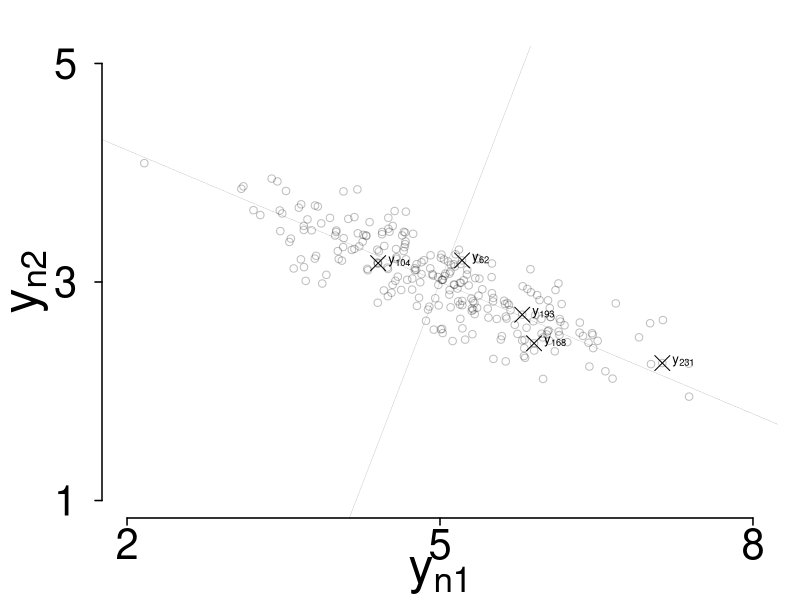

The R source for this figure: (Note: this script raises an error after producing the figure.)
#
# title     : plotPCA.R
# purpose   : R script to create an illustration of principal component 
#           : analysis important concepts.
# author    : WD41, LRS/EPFL/PSI
# date      : May 2017
#
# Global variables ------------------------------------------------------------
set.seed(2450)
otpfullnames <- c("./figures/plotPCA_1.pdf",
                  "./figures/plotPCA_2.pdf")

# Graphic Parameters
fig_size <- c(8.5, 6.5)             # width, height
margin <- c(4, 5, 2.2, 1) + 0.1     # canvas margin (bot, left, top, right)
cex_axis <- 2.5     # Axis marker size
cex_lab  <- 3.0     # Axis label size
cex_main <- 3.0     # Main title size
tck_len  <- -0.35   # Tick length
cex_lab_shift <- 1.25   # Shift of the axis label from the axis

# Define the illustrative case ------------------------------------------------
mu <- matrix(c(5, 3))                   # Mean vector
rr <- matrix(c(0.81, -1 * sqrt(0.81) * sqrt(0.25) * 0.85, 
               -1 * sqrt(0.81) * sqrt(0.16) * 0.85, 0.16), 
             nrow = 2)                              # Arbitrary covariance

ll <- t(chol(rr))

n <- 250
zz <- matrix(ncol = 2, nrow = n)

for (i in 1:n)
{
    zz[i, ] <- mu + ll %*% c(as.matrix(rnorm(2), nrow = 2))
}

# Carry out the principal component analysis ----------------------------------
zz_svd <- svd(scale(zz,scale = F), nv = 2) # SVD on unscaled data

zz_svd_scaled <- svd(scale(zz), nv = 2)    # SVD on scaled data
D <- diag(zz_svd_scaled$d)
pc_scores <- zz_svd_scaled$u %*% D
std_dev <- sqrt(diag(D^2 / (n - 1)))

# Data points in the original coordinate system plot --------------------------
idx <- c(104,  62, 231, 193, 168)   # Select illustrative points
pdf(otpfullnames[1], family = "CM Roman", 
    width = fig_size[1], height = fig_size[2])
par(mfrow = c(1,1), mar = margin, las = 1,
    oma = c(0, 0, 0, 0), bty = "n")

plot(0, 0, type = "n", 
     xlim = c(5 - 1 * ceiling(3 * sqrt(0.81)), 5 + ceiling(3 * sqrt(0.81))), 
     ylim = c(3 - 1 * ceiling(3 * sqrt(0.16)), 3 + ceiling(3 * sqrt(0.16))),
     axes = FALSE,
     ylab = "", 
     xlab = "")

points(zz[,1], zz[,2], col = rgb(0, 0, 0, 0.25))
abline(coef = c(3 - 5 * zz_svd$v[2,1]/zz_svd$v[1,1], 
                zz_svd$v[2,1]/zz_svd$v[1,1]),  lwd = 0.1)
abline(coef = c(3 - 5 * zz_svd$v[2,2]/zz_svd$v[1,2], 
                zz_svd$v[2,2]/zz_svd$v[1,2]),  lwd = 0.1)
# Illustrative points
points(zz[idx,1], zz[idx,2], pch = 4, cex = 2)

# Put labels
label <- data.frame(x = zz[idx,1],
                    y = zz[idx,2])
text(label$x[1], label$y[1], 
     labels = c(parse(text=paste("y[",idx[1],"]", sep = ""))), cex = 0.8, pos = 4)
text(label$x[2], label$y[2], 
     labels = c(parse(text=paste("y[",idx[2],"]", sep = ""))), cex = 0.8, pos = 4)
text(label$x[3], label$y[3], 
     labels = c(parse(text=paste("y[",idx[3],"]", sep = ""))), cex = 0.8, pos = 4)
text(label$x[4], label$y[4], 
     labels = c(parse(text=paste("y[",idx[4],"]", sep = ""))), cex = 0.8, pos = 4)
text(label$x[5], label$y[5], 
     labels = c(parse(text=paste("y[",idx[5],"]", sep = ""))), cex = 0.8, pos = 4)

#text(7.75, 5, labels = "PC1")
#text(7.75, 5, labels = "PC1")

# Set Axis, Ticks and Labels
# x-axis
axis(side = 1, lwd = 1.5,
     at = c(5 - ceiling(3 * sqrt(0.81)), 5, 5 + ceiling(3 * sqrt(0.81))), 
     mgp = c(3, cex_lab_shift, 0), 
     tcl = tck_len, cex.axis = cex_axis)
title(xlab = expression(y[n1]), mgp = c(3.0, 0, 0), cex.lab = cex_lab)
# y-axis
axis(side = 2, lwd = 1.5,
     at = c(3 - ceiling(3 * sqrt(0.25)), 3, 3 + ceiling(3 * sqrt(0.25))), 
     mgp = c(3, cex_lab_shift, 0), 
     tcl = tck_len, 
     cex.axis = cex_axis)
title(ylab = expression(y[n2]), mgp = c(2.5, 0, 0), cex.lab = cex_lab)

dev.off()
embed_fonts(otpfullnames[1], outfile = otpfullnames[1])


# Data points in the new (optimal) coordinate system plot ---------------------

pdf(otpfullnames[2], family = "CM Roman", 
    width = fig_size[1], height = fig_size[2])
par(mfrow = c(1,1), mar = margin, las = 1,
    oma = c(0, 0, 0, 0), bty = "n")

plot(0, 0, type = "n", 
     xlim = c(-1 * ceiling(3 * std_dev[1]), ceiling(3 * std_dev[1])), 
     ylim = c(-1 * ceiling(3 * std_dev[1]), ceiling(3 * std_dev[1])),
     axes = FALSE,
     ylab = "", 
     xlab = "")

points(pc_scores[,1], pc_scores[,2], col = rgb(0, 0, 0, 0.25))

abline(v = 0, lwd = 0.01)
abline(h = 0, lwd = 0.01)
# Illustrative points
points(pc_scores[idx,1], pc_scores[idx,2], 
       xlim = c(-3* 1.336841,3* 1.336841), 
       ylim = c(-3* 1.336841,3* 1.336841), pch = 4, cex = 2)
label <- data.frame(x = pc_scores[idx,1],
                    y = pc_scores[idx,2])
# Put labels
for (i in 1:5) 
{
    lines(c(pc_scores[idx[i],1], pc_scores[idx[i],1]), c(0, pc_scores[idx[i],2]), lwd = .1, lty = 2 )
    lines(c(0, pc_scores[idx[i],1]), c(pc_scores[idx[i],2], pc_scores[idx[i],2]), lwd = .1, lty = 2)
}
text(label$x[1], label$y[1], 
     labels = c(parse(text=paste("w[",idx[1],"]", sep = ""))), cex = 0.8, pos = 2)
text(label$x[2], label$y[2], 
     labels = c(parse(text=paste("w[",idx[2],"]", sep = ""))), cex = 0.8, pos = 2)
text(label$x[3], label$y[3], 
     labels = c(parse(text=paste("w[",idx[3],"]", sep = ""))), cex = 0.8, pos = 4)
text(label$x[4], label$y[4], 
     labels = c(parse(text=paste("w[",idx[4],"]", sep = ""))), cex = 0.8, pos = 4)
text(label$x[5], label$y[5], 
     labels = c(parse(text=paste("w[",idx[5],"]", sep = ""))), cex = 0.8, pos = 4)

# Set Axis, Ticks and Labels
# x-axis
axis(side = 1, lwd = 1.5,
     at = c(-1 * ceiling(3 * std_dev[1]), 0, ceiling(3 * std_dev[1])), 
     mgp = c(3, cex_lab_shift, 0), 
     tcl = tck_len, cex.axis = cex_axis)
title(xlab = expression(v[1]), mgp = c(3.0, 0, 0), cex.lab = cex_lab)
# y-axis
axis(side = 2, lwd = 1.5,
     at = c(-1 * ceiling(3 * std_dev[1]), 0, ceiling(3 * std_dev[1])), 
     mgp = c(3, cex_lab_shift, 0), 
     tcl = tck_len, 
     cex.axis = cex_axis)
title(ylab = expression(v[2]), mgp = c(2.5, 0, 0), cex.lab = cex_lab)

# Save the plot
dev.off()
embed_fonts(otpfullnames[2], outfile = otpfullnames[2])
